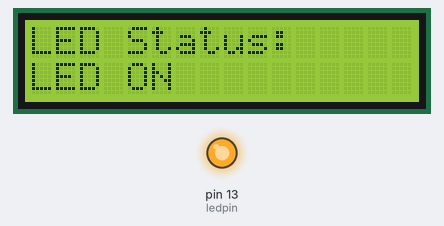
A sketch run on a simulated Arduino Uno, built with avr-gcc and run on an emulated ATmega328P. Shown: 16×2 character LCD, output pins drawn as LEDs (lit = HIGH).

Above: at 0.1 s.
At 3.1 s:
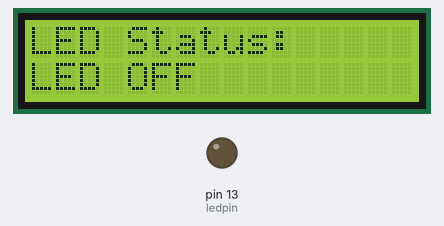
Timing chart, 0 to 130.0 s (numbered marks = the images above):
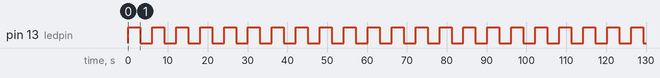

Measured:
- by itself, pin 13 (ledpin): alternates HIGH for 3.0 s and LOW for 3.0 s

The sketch:

part3-2.hex.ino
```cpp
#include <LiquidCrystal.h>

LiquidCrystal lcd(12, 11, 5, 4, 3, 2);
int ledpin = 13;

void setup() {
  pinMode(ledpin, OUTPUT);
  lcd.begin(16, 2);
}

void loop() {
  // LED ON
  digitalWrite(ledpin, HIGH);
  lcd.clear();
  lcd.setCursor(0, 0);
  lcd.print("LED Status:");
  lcd.setCursor(0, 1);
  lcd.print("LED ON");
  delay(3000);

  // LED OFF
  digitalWrite(ledpin, LOW);
  lcd.clear();
  lcd.setCursor(0, 0);
  lcd.print("LED Status:");
  lcd.setCursor(0, 1);
  lcd.print("LED OFF");
  delay(3000);
}
```
